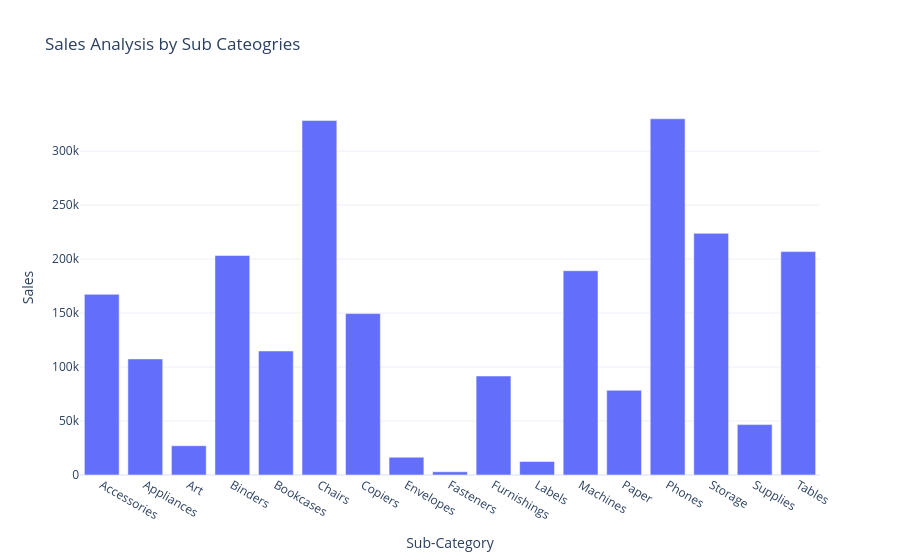

This figure's notebook cell:
### Code cell
fig = px.bar(
    sales_by_Subcategories,
    x = 'Sub-Category',
    y = 'Sales',
    title = "Sales Analysis by Sub Cateogries"
)
fig.show()

### Figure 1 — Plotly figure (JSON) as saved in the notebook; plotly's stock layout.template omitted (floating-point values rounded to 4 significant figures)
{"data": [{"hovertemplate": "Sub-Category=%{x}<br>Sales=%{y}<extra></extra>", "legendgroup": "", "marker": {"color": "#636efa", "pattern": {"shape": ""}}, "name": "", "orientation": "v", "showlegend": false, "textposition": "auto", "type": "bar", "x": ["Accessories", "Appliances", "Art", "Binders", "Bookcases", "Chairs", "Copiers", "Envelopes", "Fasteners", "Furnishings", "Labels", "Machines", "Paper", "Phones", "Storage", "Supplies", "Tables"], "xaxis": "x", "y": [167400.0, 107500.0, 27120.0, 203400.0, 114900.0, 328400.0, 149500.0, 16480.0, 3024.0, 91710.0, 12490.0, 189200.0, 78480.0, 330000.0, 223800.0, 46670.0, 207000.0], "yaxis": "y"}], "layout": {"barmode": "relative", "legend": {"tracegroupgap": 0}, "title": {"text": "Sales Analysis by Sub Cateogries"}, "xaxis": {"anchor": "y", "domain": [0, 1], "title": {"text": "Sub-Category"}}, "yaxis": {"anchor": "x", "domain": [0, 1], "title": {"text": "Sales"}}}}
